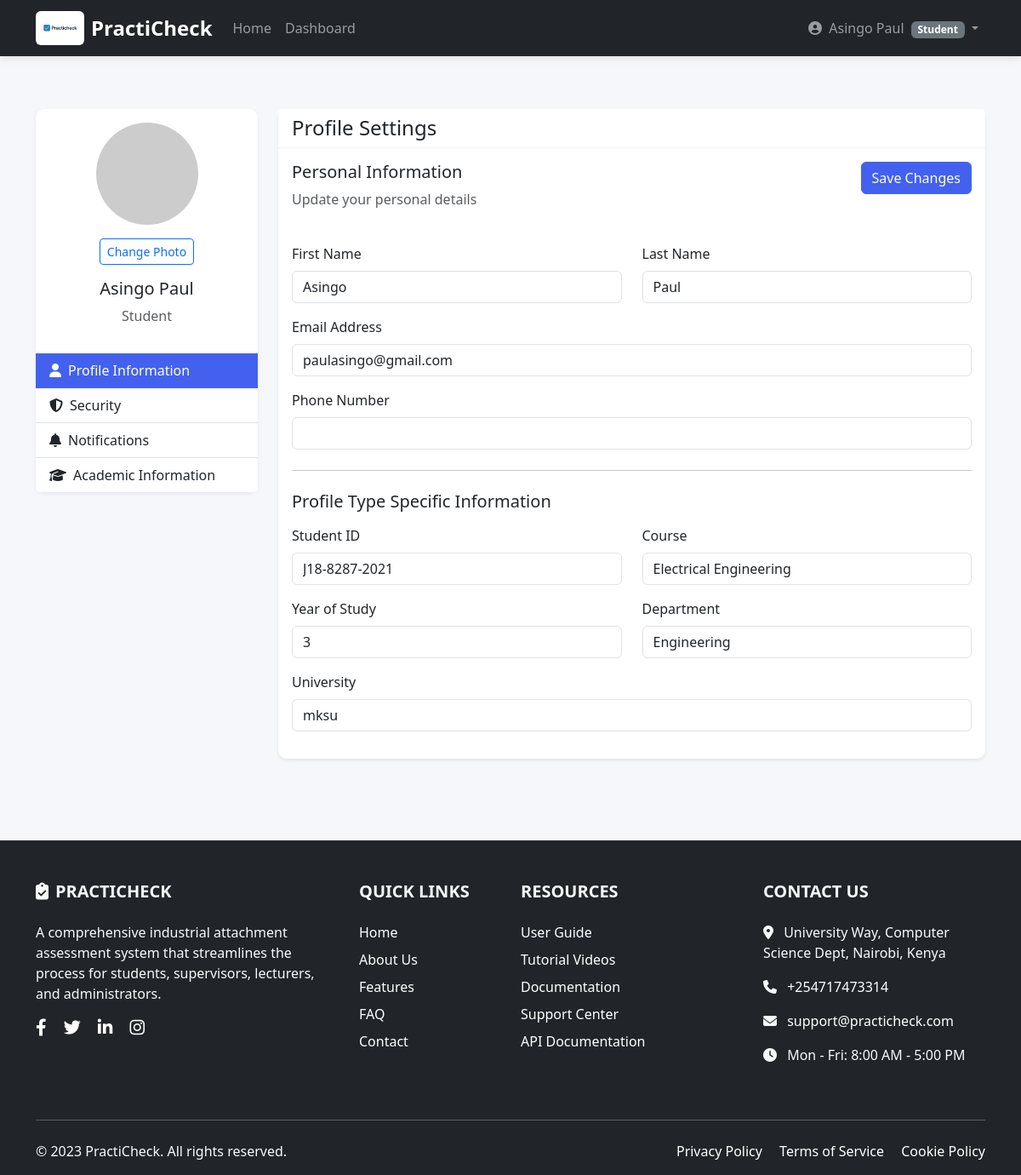
Page /accounts/profile/ (signed in) on the committed database.
### accounts/models.py (models this page shows, shortened)
class CustomUser(AbstractUser):
    username = None  # Remove default username
    USER_TYPE_CHOICES = (
        (1, "Student"),
        (2, "Supervisor"),
        (3, "Lecturer"),
        (4, "Admin"),
    )
    user_type = models.PositiveSmallIntegerField(choices=USER_TYPE_CHOICES, default=1)
    email = models.EmailField(unique=True, null=True, blank=True)
    USERNAME_FIELD = 'email'
    REQUIRED_FIELDS = []

class StudentProfile(models.Model):
    user = models.OneToOneField(settings.AUTH_USER_MODEL, on_delete=models.CASCADE, related_name='student_profile')
    student_id = models.CharField(max_length=20, unique=True)
    course = models.CharField(max_length=100)
    year_of_study = models.PositiveSmallIntegerField()
    university = models.CharField(max_length=200)
    department = models.CharField(max_length=100)

### accounts/views.py (the view)
# urls.py: path("profile/", views.profile, name="profile"),
@login_required
def profile(request):
    user = request.user
    profile = None
    logbook_entries = []
    total_entries = 0
    completion_rate = 0
    if hasattr(user, 'student_profile'):
        profile = user.student_profile
        logbook_entries = LogbookEntry.objects.filter(attachment__student=user).order_by('-entry_date')[:5]
        total_entries = LogbookEntry.objects.filter(attachment__student=user).count()
        attachments = Attachment.objects.filter(student=user)
        if attachments.exists():
            completion_rate = round(sum(a.progress_percentage for a in attachments) / attachments.count())
    elif hasattr(user, 'supervisor_profile'):
        profile = user.supervisor_profile
    elif hasattr(user, 'lecturer_profile'):
        profile = user.lecturer_profile
    return render(request, 'accounts/profile.html', {
        'user': user,
        'profile': profile,
        'logbook_entries': logbook_entries,
        'total_entries': total_entries,
        'completion_rate': completion_rate,
    })

### accounts/context_processors.py (called while the page is built)
def user_type(request):
    return {
        'user_type': request.user.user_type if request.user.is_authenticated else None,
        'user_type_display': request.user.get_user_type_display() if request.user.is_authenticated else None,
    }

### attachments/models.py (called while the page is built)
    @property
    def days_completed(self):
        if not self.start_date or not self.end_date:
            return 0
        today = timezone.now().date()
        if today < self.start_date:
            return 0
        elif today > self.end_date:
            return (self.end_date - self.start_date).days
        else:
            return (today - self.start_date).days

    @property
    def total_days(self):
        if not self.start_date or not self.end_date:
            return 0
        return (self.end_date - self.start_date).days

    @property
    def progress_percentage(self):
        if not self.start_date or not self.end_date:
            return 0
        total_days = self.total_days
        if total_days <= 0:
            return 100 if self.status == 'completed' else 0
        days_completed = self.days_completed
        progress = min(100, max(0, (days_completed / total_days) * 100))
        return round(progress)

### accounts/templates/accounts/profile.html (shortened to what this page needs)
{% extends 'base.html' %}
{% load crispy_forms_tags %}
{% block content %}
<div class="container py-5">
    <div class="row">
        <div class="col-lg-3 mb-4">
            <div class="card shadow-sm">
                <div class="card-body text-center">
                    <form id="profilePicForm" method="post" enctype="multipart/form-data" action="{% url 'accounts:upload_profile_picture' %}">
                        <label for="profileInput" style="cursor: pointer;">
                            <img id="profilePreview"
                                 src="{% if user.profile_picture %}{{ user.profile_picture.url }}{% else %}https://ui-avatars.com/api/?name={{ user.get_full_name|default:user.username }}&background=4361ee&color=fff&size=120{% endif %}"
                                 alt="Profile Picture" class="rounded-circle mb-2" width="120" height="120">
                            <div class="mt-2">
                                <button type="button" class="btn btn-sm btn-outline-primary">Change Photo</button>
                            </div>
                        </label>
                    </form>
                    <h5 class="card-title mt-3">{{ user.get_full_name|default:user.username }}</h5>
                    <p class="text-muted text-capitalize">{{ user.get_user_type_display }}</p>
                </div>
                <div class="list-group list-group-flush">
                    <a href="#profile-info" class="list-group-item list-group-item-action active" data-bs-toggle="tab">
                        <i class="fas fa-user me-2"></i>Profile Information
                    </a>
                    <a href="#security" class="list-group-item list-group-item-action" data-bs-toggle="tab">
                        <i class="fas fa-shield-alt me-2"></i>Security
                    </a>
                    <a href="#notifications" class="list-group-item list-group-item-action" data-bs-toggle="tab">
                        <i class="fas fa-bell me-2"></i>Notifications
                    </a>
                    {% if user.user_type == 1 and user.student_profile %}
                    <a href="#academic-info" class="list-group-item list-group-item-action" data-bs-toggle="tab">
                        <i class="fas fa-graduation-cap me-2"></i>Academic Information
                    </a>
                    {% endif %}
                </div>
            </div>
        </div>
        <div class="col-lg-9">
            <div class="card shadow-sm">
                <div class="card-header bg-white">
                    <h4 class="mb-0">Profile Settings</h4>
                </div>
                <div class="card-body">
                    <div class="tab-content">
                        <div class="tab-pane fade show active" id="profile-info">
                            <form method="post">
                                <div class="row mb-4">
                                    <div class="col-md-6">
                                        <h5>Personal Information</h5>
                                        <p class="text-muted">Update your personal details</p>
                                    </div>
                                    <div class="col-md-6 text-end">
                                        <button type="submit" class="btn btn-primary">Save Changes</button>
                                    </div>
                                </div>
                                <div class="row">
                                    <div class="col-md-6 mb-3">
                                        <label for="id_first_name" class="form-label">First Name</label>
                                        <input type="text" name="first_name" value="{{ user.first_name }}"
                                               class="form-control" id="id_first_name" required>
                                    </div>
                                    <div class="col-md-6 mb-3">
                                        <label for="id_last_name" class="form-label">Last Name</label>
                                        <input type="text" name="last_name" value="{{ user.last_name }}"
                                               class="form-control" id="id_last_name" required>
                                    </div>
                                </div>
                                <div class="mb-3">
                                    <label for="id_email" class="form-label">Email Address</label>
                                    <input type="email" name="email" value="{{ user.email }}"
                                           class="form-control" id="id_email" required>
                                </div>
                                <div class="mb-3">
                                    <label for="id_phone_number" class="form-label">Phone Number</label>
                                    <input type="tel" name="phone_number" value="{{ user.phone_number|default:'' }}"
                                           class="form-control" id="id_phone_number">
                                </div>
                                <hr class="my-4">
                                <h5 class="mb-3">Profile Type Specific Information</h5>
                                {% if user.user_type == 1 and user.student_profile %}
                                <div class="row">
                                    <div class="col-md-6 mb-3">
                                        <label for="id_student_id" class="form-label">Student ID</label>
                                        <input type="text" name="student_id" value="{{ user.student_profile.student_id }}"
                                               class="form-control" id="id_student_id" required>
                                    </div>
                                    <div class="col-md-6 mb-3">
                                        <label for="id_course" class="form-label">Course</label>
                                        <input type="text" name="course" value="{{ user.student_profile.course }}"
                                               class="form-control" id="id_course" required>
                                    </div>
                                </div>
                                <div class="row">
                                    <div class="col-md-6 mb-3">
                                        <label for="id_year_of_study" class="form-label">Year of Study</label>
                                        <input type="number" name="year_of_study" value="{{ user.student_profile.year_of_study }}"
                                               class="form-control" id="id_year_of_study" min="1" max="6" required>
                                    </div>
                                    <div class="col-md-6 mb-3">
                                        <label for="id_department" class="form-label">Department</label>
                                        <input type="text" name="department" value="{{ user.student_profile.department }}"
                                               class="form-control" id="id_department" required>
                                    </div>
                                </div>
                                <div class="mb-3">
                                    <label for="id_university" class="form-label">University</label>
                                    <input type="text" name="university" value="{{ user.student_profile.university }}"
                                           class="form-control" id="id_university" required>
                                </div>
                                {% endif %}
                            </form>
                        </div>
                    </div>
                </div>
            </div>
        </div>
    </div>
</div>
{% endblock %}

### templates/header.html (shortened to what this page needs)
{% load static %}
<header>
    <nav class="navbar navbar-expand-lg navbar-dark bg-dark fixed-top">
        <div class="container">
            <a class="navbar-brand d-flex align-items-center" href="{% url 'home' %}">
                <img src="{% static 'images/practicheck.png' %}"
                     alt="PractiCheck Logo"
                     style="height: 40px; width: auto;"
                     class="me-2">
                <span class="fw-bold text-white fs-4">PractiCheck</span>
            </a>
            <div class="collapse navbar-collapse" id="navbarNav">
                <ul class="navbar-nav me-auto">
                    <li class="nav-item">
                        <a class="nav-link" href="{% url 'home' %}">Home</a>
                    </li>
                    {% if user.is_authenticated %}
                    <li class="nav-item">
                        {% if user.user_type == 1 %}
                            <a class="nav-link" href="{% url 'attachments:dashboard' %}">Dashboard</a>
                        {% elif user.user_type == 2 %}
                            <a class="nav-link" href="{% url 'evaluations:supervisor_dashboard' %}">Dashboard</a>
                        {% elif user.user_type == 3 %}
                            <a class="nav-link" href="{% url 'evaluations:lecturer_dashboard' %}">Dashboard</a>
                        {% endif %}
                    </li>
                    {% endif %}
                </ul>
                <ul class="navbar-nav">
                    {% if user.is_authenticated %}
                    <li class="nav-item dropdown">
                        <a class="nav-link dropdown-toggle" href="#" role="button" data-bs-toggle="dropdown">
                            <i class="fas fa-user-circle me-1"></i>
                            {{ user.get_full_name|default:"No Name" }}
                            <small class="badge bg-secondary ms-1">
                                {{ user.get_user_type_display }}
                            </small>
                        </a>
                    </li>
                    {% endif %}
                </ul>
            </div>
        </div>
    </nav>
</header>

### static/css/style.css (style rules this page uses)
:root { --primary: #4361ee; --secondary: #3f37c9; --success: #4cc9f0; --info: #4895ef; --warning: #f72585; --danger: #e63946; --light: #f8f9fa; --dark: #212529; --gray: #6c757d; }
body { font-family: 'Segoe UI', Tahoma, Geneva, Verdana, sans-serif; background-color: #f5f7fb; color: #333; }
.navbar { box-shadow: 0 2px 10px rgba(0, 0, 0, 0.1); }
.card { border: none; border-radius: 10px; box-shadow: 0 4px 20px rgba(0, 0, 0, 0.05); transition: transform 0.3s, box-shadow 0.3s; }
.card-header { background: white; border-bottom: 1px solid rgba(0, 0, 0, 0.05); font-weight: 600; }
.btn-primary { background-color: var(--primary); border-color: var(--primary); }

### templates/header.html (style rules this page uses)
.navbar-brand img { background: #ffffff; padding: 3px; border-radius: 6px; }
body { padding-top: 80px; }

### accounts/templates/accounts/profile.html (style rules this page uses)
.list-group-item.active { background-color: #4361ee; border-color: #4361ee; }

### rows in the picture
CustomUser: get_full_name "Asingo Paul", user_type "Student", first_name "Asingo", last_name "Paul", email "paulasingo@gmail.com", student_id "J18-8287-2021", course "Electrical Engineering", year_of_study "3", department "Engineering", university "mksu"
